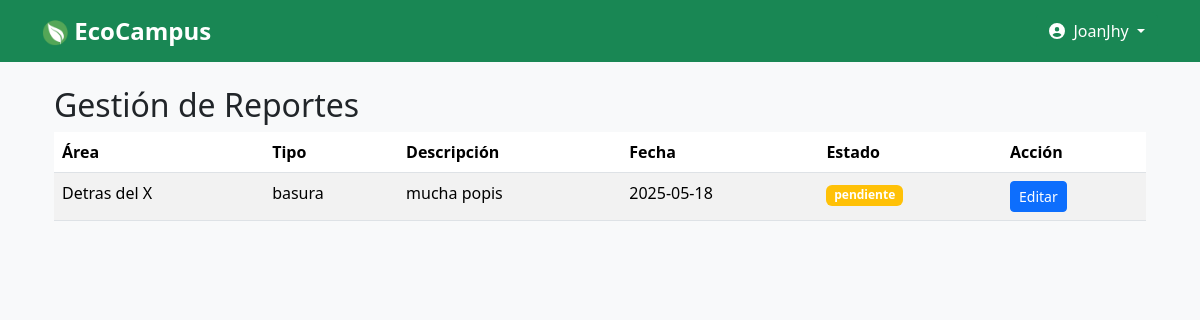
Page /admin/reportes (signed in) on the earlier database version.
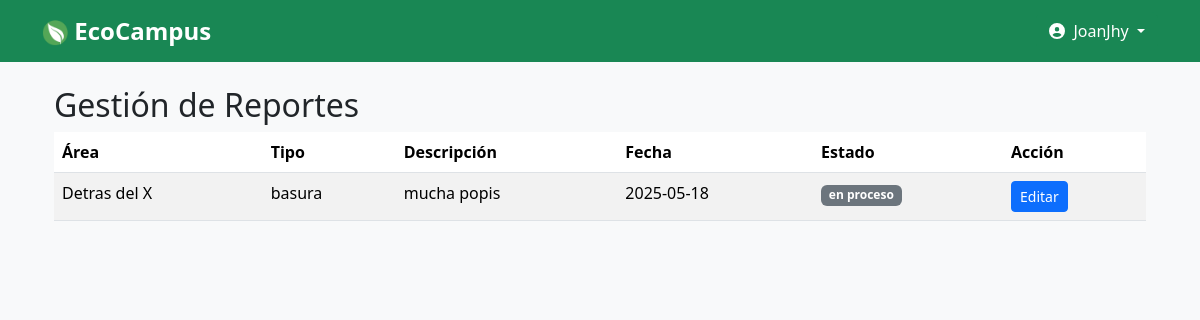
Same page on the later database version.
### backend/models.py (models this page shows)
class Reporte(db.Model):
    id = db.Column(db.Integer, primary_key=True)
    area = db.Column(db.String(100), nullable=False)
    tipo = db.Column(db.String(100), nullable=False)
    descripcion = db.Column(db.String(200), nullable=False)
    comentario = db.Column(db.String(200))
    evidencia = db.Column(db.String(200))  # Ruta del archivo
    fecha = db.Column(db.String(10), nullable=False)
    estado = db.Column(db.String(20), default='pendiente')
    usuario_id = db.Column(db.Integer, db.ForeignKey('usuario.id'), nullable=False)

### backend/routes.py (the view)
    @app.route('/admin/reportes')
    @admin_required
    def admin_reportes():
        reportes = Reporte.query.order_by(Reporte.fecha.desc()).all()
        return render_template('admin/reportes.html', reportes=reportes)

### frontend/templates/admin/reportes.html (shortened to what this page needs)
{% extends 'layout.html' %}
{% block content %}
<div class="container mt-4">
    <h2>Gestión de Reportes</h2>
    <table class="table table-striped table-hover">
        <thead>
            <tr>
                <th>Área</th>
                <th>Tipo</th>
                <th>Descripción</th>
                <th>Fecha</th>
                <th>Estado</th>
                <th>Acción</th>
            </tr>
        </thead>
        <tbody>
            {% for reporte in reportes %}
            <tr>
                <td>{{ reporte.area }}</td>
                <td>{{ reporte.tipo }}</td>
                <td>{{ reporte.descripcion }}</td>
                <td>{{ reporte.fecha }}</td>
                <td><span class="badge {% if reporte.estado == 'pendiente' %} bg-warning {% elif reporte.estado == 'en proceso' %} bg-secondary {% elif reporte.estado == 'resuelto' %} bg-success {% endif %}">{{ reporte.estado }}</span></td>
                <td>
                    <button class="btn btn-sm btn-primary" data-bs-toggle="modal" data-bs-target="#modal{{ reporte.id }}">
                        Editar
                    </button>
                </td>
            </tr>
            {% endfor %}
        </tbody>
    </table>
</div>
{% endblock %}

Differences in the rows shown:
changed Reporte "Detras del X": estado "pendiente" → "en proceso"
